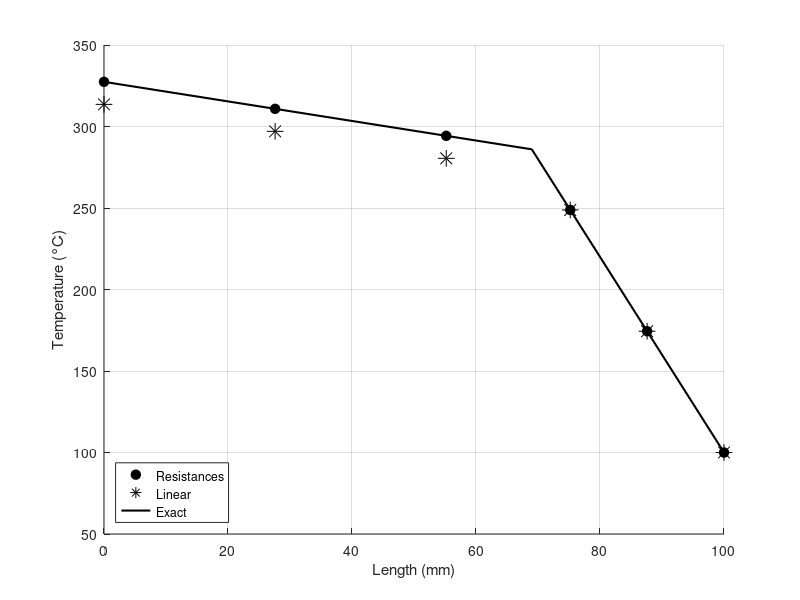

MATLAB code to generate this figure:
%% Parameters and Constants

ki = [10, 1];                   % Thermal Conductivities - W/(m*K)
Li = [0.069, 0.031];            % Lenghts - m
Ni = [3, 3];                    % Number of volumes
h   = 100;                      % Convective coefficient - W/(m^2 * K)
T_inf = 40;                     % Fluid temperature - �C
q_presc = 6000;                 % Prescribed heat flux - W/m^2
Area = 1;                       % Surface area - m^2
exact = [327.4, 100];           % Exact solution values

%% Inicialization

N  = sum(Ni);                        % Total volume numbers
dx = repelem(Li ./ (Ni - 0.5), Ni);  % Width of each volume
k  = repelem(ki, Ni);                % k of each point
b1 = q_presc;                        % boundary condition at the start
bn = h * Area * T_inf;               % boundary condition at the end
b = [b1; zeros(N-2, 1); bn];         % boundary conditions array

%% Discretization

% Interface conductivity by thermal resistance method
fe = dx(2:N) ./ (dx(1:N-1) + dx(2:N));
fw = dx(1:N-1) ./ (dx(1:N-1) + dx(2:N));
ke = 1 ./ ((1 - fe) ./ k(1:N-1) + fe ./ k(2:N));
kw = 1 ./ ((1 - fw) ./ k(2:N) + fw ./ k(1:N-1));
dx_PE = 0.5 .* (dx(1:N-1) + dx(2:N));
dx_PW = 0.5 .* (dx(1:N-1) + dx(2:N));
ae = ke .* Area ./ dx_PE;
aw = kw .* Area ./ dx_PW;
ap = [ae, h*Area] + [0, aw];
A = diag(-ae, 1) + diag(ap) + diag(-aw, -1);

% Interface conductivity by linear interpolation
ke_lin = fe .* k(1:N-1) + (1 - fe) .* k(2:N);
kw_lin = fw .* k(2:N) + (1 - fw) .* k(1:N-1);
ae_lin = ke_lin .* Area ./ dx_PE;
aw_lin = kw_lin .* Area ./ dx_PW;
ap_lin = [ae_lin, h*Area] + [0, aw_lin];
A_lin = diag(-ae_lin, 1) + diag(ap_lin) + diag(-aw_lin, -1);

% Solve linear system of equations
T = A \ b;
T_lin = A_lin \ b;
erro = [T(1), T(N); T_lin(1), T_lin(N)] - exact;

%% Plot temperature profile

% Coordinates in mm
x = cumsum([0, dx_PE]) .* 1000;

figure(); hold on; grid on;
plot(x, T, 'ko', 'MarkerSize', 7, 'MarkerFaceColor', 'black')
plot(x, T_lin, 'k*', 'MarkerSize', 12, 'MarkerFaceColor', 'black')
plot([0, 69, 100], [327.4, 286, 100], '-k', 'LineWidth', 1.5)
xlabel('Length (mm)')
ylabel('Temperature (°C)')
legend('Resistances', 'Linear', 'Exact', 'Location', 'southwest');
